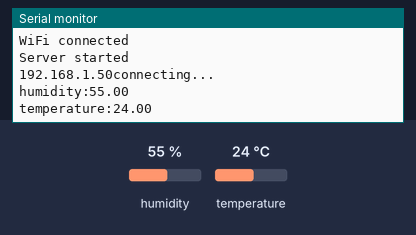
Simulated run of this sketch. Board: ESP8266 (NodeMCU). Shown: the last lines printed to the serial monitor. The test bench sets the inputs (shaded band); at power-on: humidity 55 %, temperature 24 °C. WiFi joins after 1.5 s; servers stay silent unless stated.

Above: at 3.7 s.
3.8 s: humidity set to 22 %
At 6.6 s:
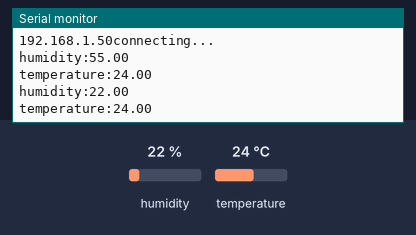
7.9 s: temperature set to 12 °C
At 9.9 s:
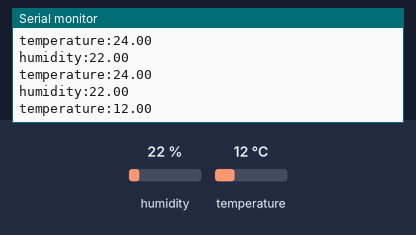
12.0 s: humidity set to 40 %
At 13.2 s:
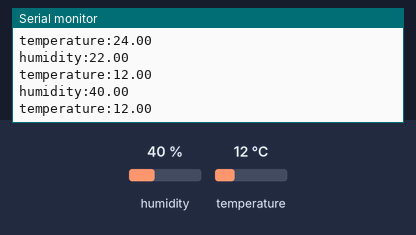
Timing chart, 0 to 15.0 s (numbered marks = the images above; inputs shaded):
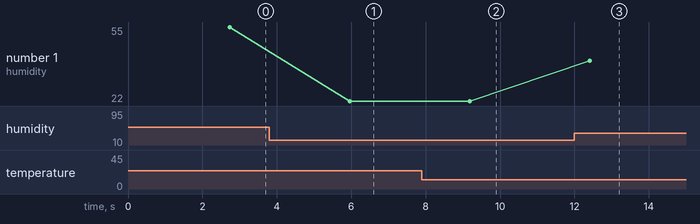

The sketch:

sketch_jan31a.ino
```cpp
#include "DHT.h"
#include <ESP8266WiFi.h>
#include <WiFiClient.h>
#include <ESP8266WebServer.h>
#include <ESP8266mDNS.h>
#include <SPI.h>0

#define DHTPIN D2

#define DHTTYPE DHT11

DHT dht(DHTPIN,DHTTYPE);


float humidityData;
float temperatureData;


const char* ssid = "lenovo k8 note";// ENTER USER NAME
const char* password = "nandu123";// ENTER PASSWORD
//WiFiClient client;
char server[] = "api.thingspeak.com";   //eg: 192.168.0.222 r let it be as it is


WiFiClient client;


void setup()
{
 Serial.begin(9600);
  delay(10);
  dht.begin();
  // Connect to WiFi network
  Serial.println();
  Serial.println();
  Serial.print("Connecting to ");
  Serial.println(ssid);

  WiFi.begin(ssid, password);

  while (WiFi.status() != WL_CONNECTED) {
    delay(500);
    Serial.print(".");
  }
  Serial.println("");
  Serial.println("WiFi connected");

  // Start the server
//  server.begin();
  Serial.println("Server started");
  Serial.print(WiFi.localIP());
  delay(1000);
  Serial.println("connecting...");
 }
void loop()
{
  humidityData = dht.readHumidity();
  temperatureData = dht.readTemperature();
  Sending_To_thingspeak();
  delay(3000); // interval
 }

 void Sending_To_thingspeak()   //CONNECTING WITH MYSQL
 {
   if (client.connect(server, 80)) {

    // Make a HTTP request:

    client.print("GET /update?api_key=63AI2N88NEKHC4W7&field1=0");     //YOUR URL

    Serial.print("humidity:");
    Serial.println(humidityData);
    client.print(humidityData);
    client.print("&field2=");
    Serial.print("temperature:");
    client.print(temperatureData);
    Serial.println(temperatureData);
    client.println(" ");      //SPACE BEFORE HTTP/1.1
    client.print("HTTP/1.1");
    client.println();
    client.println("Host: api.thingspeak.com");
    client.println("Connection: close");
    client.println();
  } else {
    // if you didn't get a connection to the server:
    Serial.println("connection failed");
  }
 }
```

Measured:
- after the input at 3.8 s, the serial monitor: prints a new line after 2.2 s (image 1)
- after the input at 7.9 s, the serial monitor: prints a new line after 1.3 s (image 2)
- after the input at 12.0 s, the serial monitor: prints a new line after 0.41 s (image 3)
- plotted number 1: 55 → 22 after the input at 3.8 s, 22 → 40 after the input at 12.0 s
